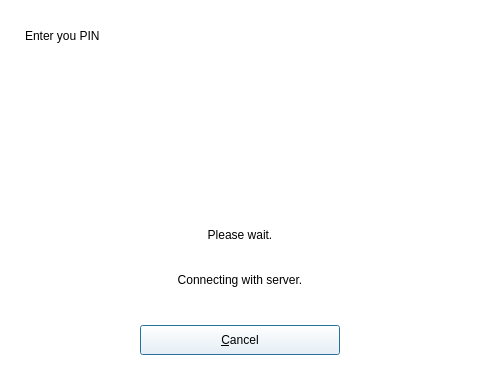
<?xml version="1.0" encoding="UTF-8"?>
<ui version="4.0">
 <class>dlgWndCmdMsgClass</class>
 <widget class="QDialog" name="dlgWndCmdMsgClass">
  <property name="geometry">
   <rect>
    <x>0</x>
    <y>0</y>
    <width>480</width>
    <height>380</height>
   </rect>
  </property>
  <property name="windowTitle">
   <string>dlgWndCmdMsg</string>
  </property>
  <property name="styleSheet">
   <string notr="true">background-color: rgb(255, 255, 255);</string>
  </property>
  <widget class="QWidget" name="widget" native="true">
   <property name="geometry">
    <rect>
     <x>0</x>
     <y>0</y>
     <width>480</width>
     <height>380</height>
    </rect>
   </property>
   <property name="autoFillBackground">
    <bool>false</bool>
   </property>
   <property name="styleSheet">
    <string notr="true"/>
   </property>

   <widget class="QPushButton" name="btnCancel">
    <property name="geometry">
      <rect>
      <x>140</x>
      <y>325</y>
      <width>200</width>
      <height>30</height>
      </rect>
    </property>
    <property name="text">
      <string>&amp;Cancel</string>
    </property>
   </widget>

   <widget class="QLabel" name="lblTitle">
    <property name="geometry">
     <rect>
      <x>25</x>
      <y>10</y>
      <width>361</width>
      <height>51</height>
     </rect>
    </property>
    <property name="text">
     <string>Enter you PIN</string>
    </property>
    <property name="wordWrap">
     <bool>true</bool>
    </property>
   </widget>
   <widget class="QLabel" name="lblIcon">
    <property name="geometry">
     <rect>
      <x>415</x>
      <y>15</y>
      <width>40</width>
      <height>40</height>
     </rect>
    </property>
    <property name="text">
     <string/>
    </property>
   </widget>
  </widget>
  <widget class="QLabel" name="lblLoading">
    <property name="geometry">
     <rect>
     <x>185</x>
     <y>90</y>
     <width>110</width>
     <height>110</height>
     </rect>
    </property>
    <property name="alignment">
     <enum>Qt::AlignCenter</enum>
    </property>
   </widget>
   <widget class="QLabel" name="lblTopMsg">
    <property name="geometry">
     <rect>
     <x>0</x>
     <y>220</y>
     <width>480</width>
     <height>30</height>
     </rect>
    </property>
    <property name="alignment">
     <enum>Qt::AlignCenter</enum>
    </property>
    <property name="text">
     <string>Please wait.</string>
    </property>
   </widget>
   <widget class="QLabel" name="lblBottomMsg">
    <property name="geometry">
     <rect>
     <x>0</x>
     <y>250</y>
     <width>480</width>
     <height>60</height>
     </rect>
    </property>
    <property name="alignment">
     <enum>Qt::AlignCenter</enum>
    </property>
    <property name="text">
     <string>Connecting with server.</string>
    </property>
   </widget>
  <widget class="QWidget" name="layoutWidget">
   <property name="geometry">
    <rect>
     <x>0</x>
     <y>0</y>
     <width>2</width>
     <height>2</height>
    </rect>
   </property>
   <layout class="QHBoxLayout"/>
  </widget>
 </widget>
 <layoutdefault spacing="6" margin="11"/>
 <resources/>
 <connections>
 <connection>
   <sender>btnCancel</sender>
   <signal>clicked()</signal>
   <receiver>dlgWndCmdMsgClass</receiver>
   <slot>reject()</slot>
   <hints>
    <hint type="sourcelabel">
     <x>556</x>
     <y>364</y>
    </hint>
    <hint type="destinationlabel">
     <x>424</x>
     <y>237</y>
    </hint>
   </hints>
  </connection>
 </connections>
</ui>
